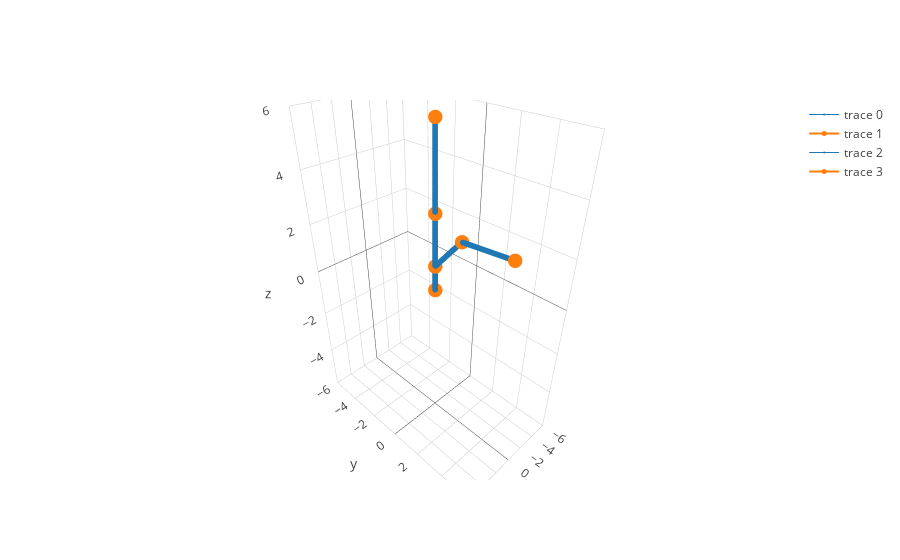

Write notebook code for a chart like this one.
### Markdown cell above
Inverse Kinematics

### Code cell
pos = [-2.29, 3.98, 2]

thetalist = kin.inv(robot1, pos)
coordmat = kin.fwd(robot1,thetalist)
robotfinalpos2 = graphics.position(robot1, coordmat)

data = robotfinalpos2 + robotinitialpos
m = graphics.plot(data)
m.show()

### Figure 1 — Plotly figure (JSON) as saved in the notebook; plotly's stock layout.template omitted (floating-point values rounded to 4 significant figures; data arrays with more than 128 entries replaced by an {"elided": "..."} marker saying what was removed)
{"data": [{"line": {"color": "#1f77b4", "width": 1}, "marker": {"size": 2}, "type": "scatter3d", "uid": "ba11594f-7277-4191-a878-cb6e711221c9", "x": {"elided": "150 float values"}, "y": {"elided": "150 float values"}, "z": {"elided": "150 float values"}}, {"line": {"color": "#ff7f0e", "width": 2}, "marker": {"size": 5}, "type": "scatter3d", "uid": "22e9960b-e70d-4afe-b131-64c786d818e8", "x": [0, 0, -0.7972, -2.29], "y": [0, 0, 1.386, 3.98], "z": [0, 1, 2.202, 2]}, {"line": {"color": "#1f77b4", "width": 1}, "marker": {"size": 2}, "type": "scatter3d", "uid": "182527f1-8da6-4b25-af0c-cd7b515de40c", "x": {"elided": "150 int values"}, "y": {"elided": "150 int values"}, "z": {"elided": "150 float values"}}, {"line": {"color": "#ff7f0e", "width": 2}, "marker": {"size": 5}, "type": "scatter3d", "uid": "16e13532-3ad7-4561-9276-ab0604c7ba62", "x": [0, 0, 0, 0], "y": [0, 0, 0, 0], "z": [0, 1, 3, 6]}], "layout": {"scene": {"xaxis": {"range": [-6, 6]}, "yaxis": {"range": [-6, 6]}, "zaxis": {"range": [-6, 6]}}}}
